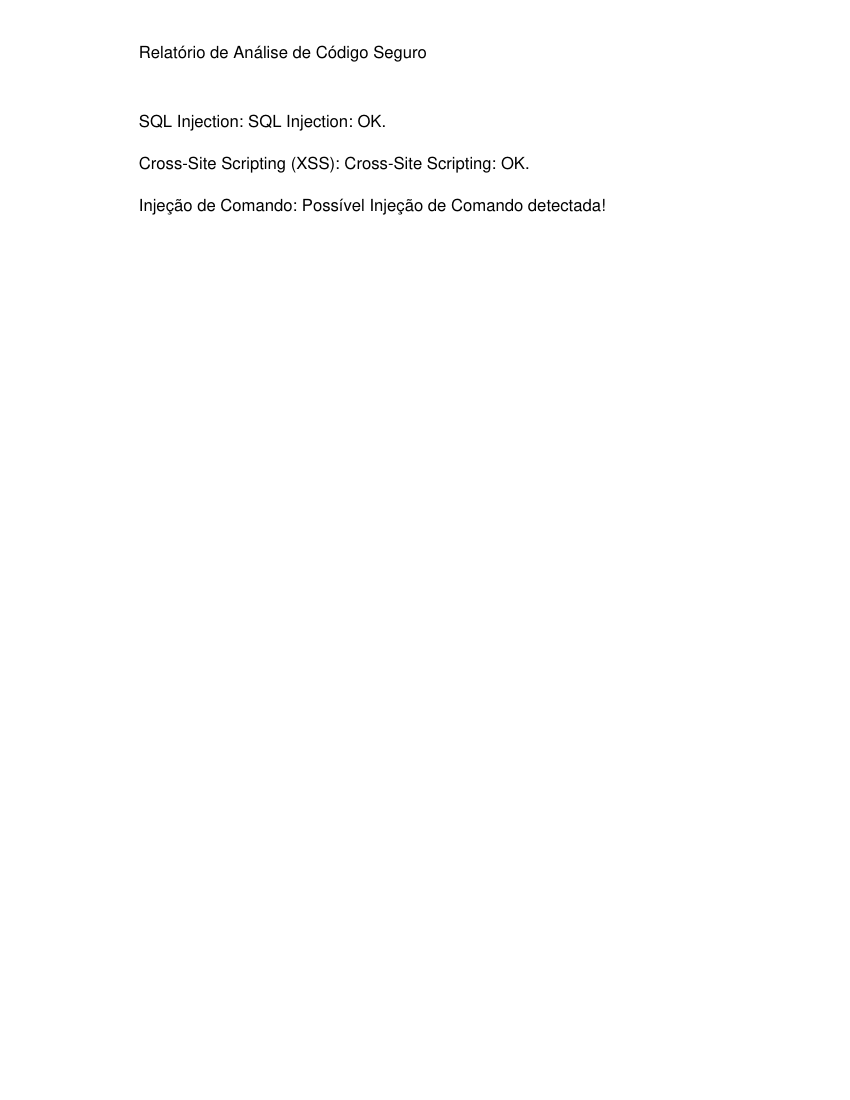

Write Python code to recreate this figure.
from reportlab.lib.pagesizes import letter
from reportlab.pdfgen import canvas
from analise.security_analysis import detectar_sql_injection, detectar_xss, detectar_injecao_comando


def gerar_relatorio(codigo, nome_arquivo="relatorio.pdf"):
    c = canvas.Canvas(nome_arquivo, pagesize=letter)
    c.drawString(100, 750, "Relatório de Análise de Código Seguro")

    resultados = {
        "SQL Injection": detectar_sql_injection(codigo),
        "Cross-Site Scripting (XSS)": detectar_xss(codigo),
        "Injeção de Comando": detectar_injecao_comando(codigo)
    }

    y = 700
    for vulnerabilidade, resultado in resultados.items():
        c.drawString(100, y, f"{vulnerabilidade}: {resultado}")
        y -= 30

    c.save()
    print(f"Relatório salvo como {nome_arquivo}")

